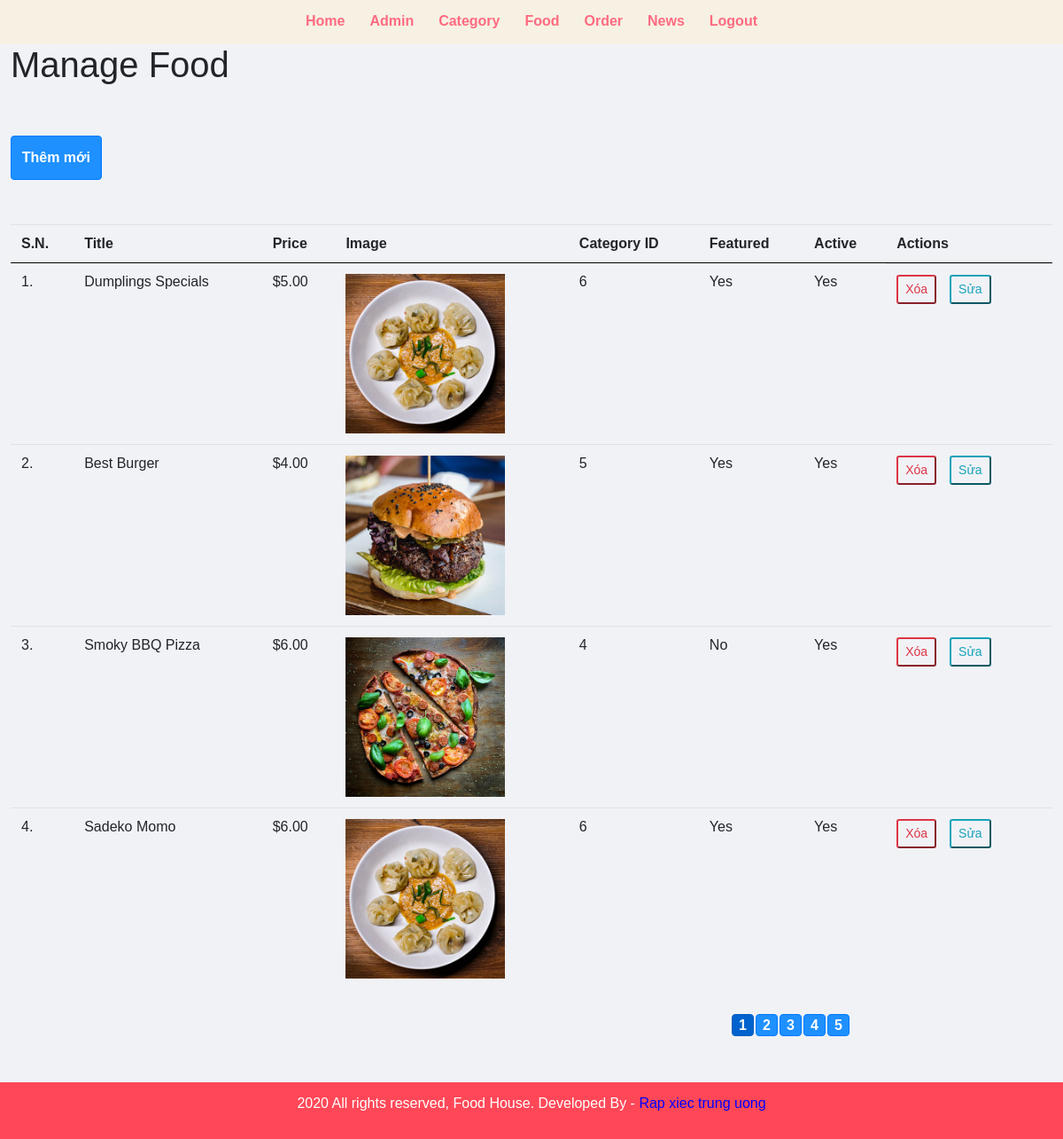
Before: /view/admin/manage-food.php (signed in) with the older database file.
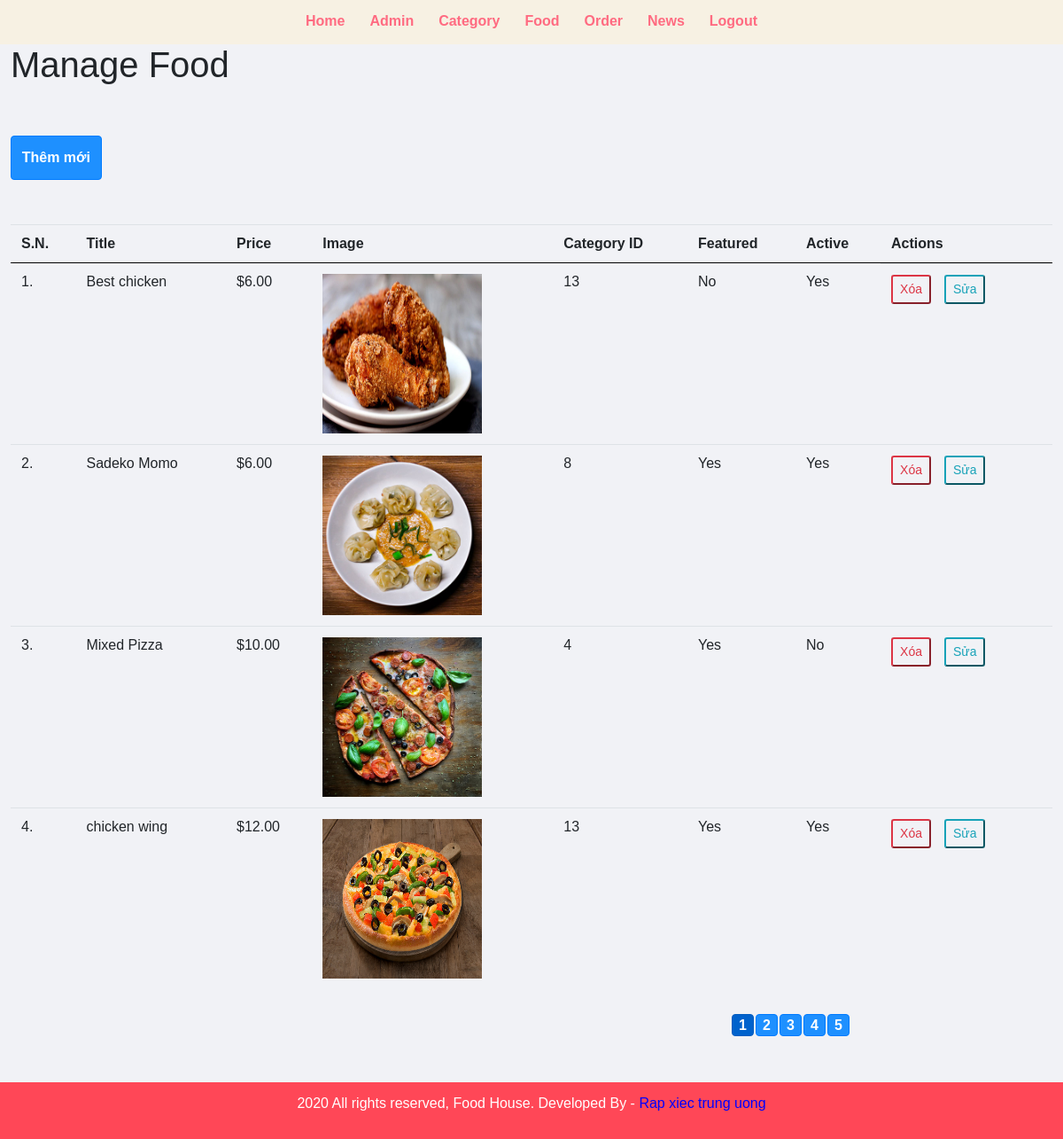
After: the same page with the newer database file.
### tables this page shows
CREATE TABLE `tbl_food` (
  `id` int(10) UNSIGNED NOT NULL,
  `title` varchar(100) NOT NULL,
  `description` text NOT NULL,
  `price` decimal(10,2) NOT NULL,
  `image_name` varchar(255) NOT NULL,
  `category_id` int(10) UNSIGNED NOT NULL,
  `featured` varchar(10) NOT NULL,
  `active` varchar(10) NOT NULL
);

### view/admin/manage-food.php (the view, shortened to what this page needs)
<?php include('partials/menu.php'); ?>
<div class="main-content">
    <div class="wrapper">
        <h1>Manage Food</h1>
        <br /><br />
        <button class="btn btn-primary btnAddFood">Thêm mới</button>
            <div class="table-reponsive-xl">
                <table class="table">
                    <tr>
                        <th>S.N.</th>
                        <th>Title</th>
                        <th>Price</th>
                        <th>Image</th>
                        <th>Category ID</th>
                        <th>Featured</th>
                        <th>Active</th>
                        <th>Actions</th>
                    </tr>
                    <?php
                        $sql = "SELECT * FROM tbl_food";
                        $res = mysqli_query($conn, $sql);
                        $count = mysqli_num_rows($res);
                        $sn=1;
                        if($count>0)
                        {
                            while($row=mysqli_fetch_assoc($res))
                            {
                                $id = $row['id'];
                                $title = $row['title'];
                                $price = $row['price'];
                                $image_name = $row['image_name'];
                                $category_id = $row['category_id'];
                                $featured = $row['featured'];
                                $active = $row['active'];
                                ?>
                                <tr class="food-menu-box d-none">
                                    <td><?php echo $sn++; ?>. </td>
                                    <td><?php echo $title; ?></td>
                                    <td>$<?php echo $price; ?></td>
                                    <td>
                                    <?php
                                            if($image_name=="")
                                            {
                                                echo "<div class='error'>Image not Added.</div>";
                                            }
                                            else
                                            {
                                                ?>
                                                <img src="<?php echo Ppath; ?>images/food/<?php echo $image_name; ?>" style = "width: 180px;height: 180px; overflow:hidden">
                                                <?php
                                            }
                                        ?>
                                    </td>
                                    <td><?php echo $category_id;?></td>
                                    <td><?php echo $featured; ?></td>
                                    <td><?php echo $active; ?></td>
                                    <td class="d-flex">
                                        <form class="form-delete-food" action="" method="POST">
                                            <button name="btnDel" type="submit" class="btn-food btn-outline-danger btn-sm">Xóa</button>
                                        </form>
                                        <button id="btnEdit<?php echo $id; ?>" onclick="buttonEdit(this.id)"type="click" class="bth-food btn-outline-info btn-sm">Sửa</button>
                                    </td>
                                </tr>
                                <?php
                            }
                        }
                        else
                        {
                            echo "<tr> <td colspan='7' class='error'> Food not Added Yet. </td> </tr>";
                        }
                    ?>
                </table>
            </div>
    </div>
    <ul id="PageFragment">
        <?php
            echo "<li class='btn btn-primary active' onclick='changePage(1)'>1</li>";
        for($i = 2; $i <= ceil($count) && $i < 6;$i++){
            echo "<li class='btn btn-primary' onclick='changePage(".$i.")'>".$i."</li>";
        }
        ?>
    </ul>
</div>
<?php include('partials/footer.php'); ?>

Changed rows visible on the page:
removed tbl_food: title "Dumplings Specials", price "5.00", image_name (picture), category "6", featured "Yes", active "Yes"
removed tbl_food: title "Best Burger", price "4.00", image_name (picture), category "5", featured "Yes", active "Yes"
changed tbl_food: title "Smoky BBQ Pizza" → "Best chicken"; image_name: a different picture; category "4" → "13"
changed tbl_food "Sadeko Momo": category "6" → "8"
now on this page (row edited): tbl_food: title "Mixed Pizza", price "10.00", image_name (picture), category "4", featured "Yes", active "No"
added tbl_food: title "chicken wing", price "12.00", image_name (picture), category "13", featured "Yes", active "Yes"
